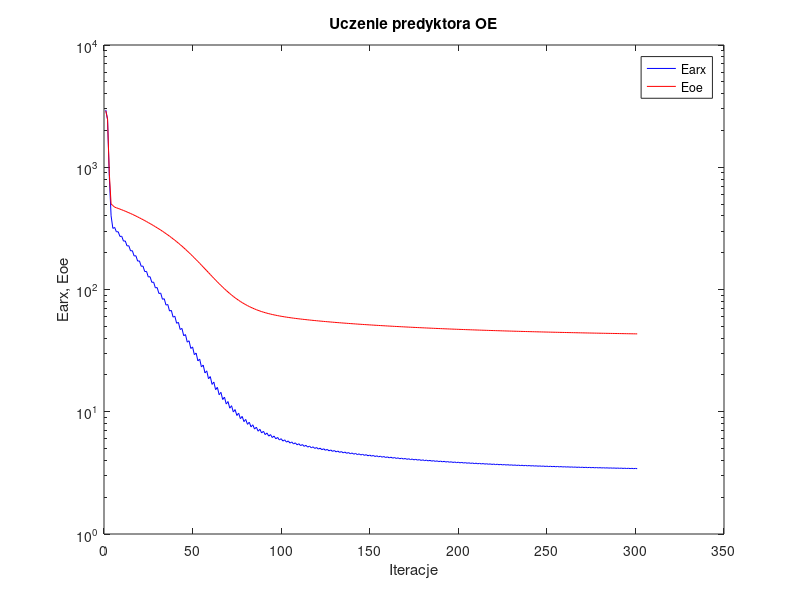
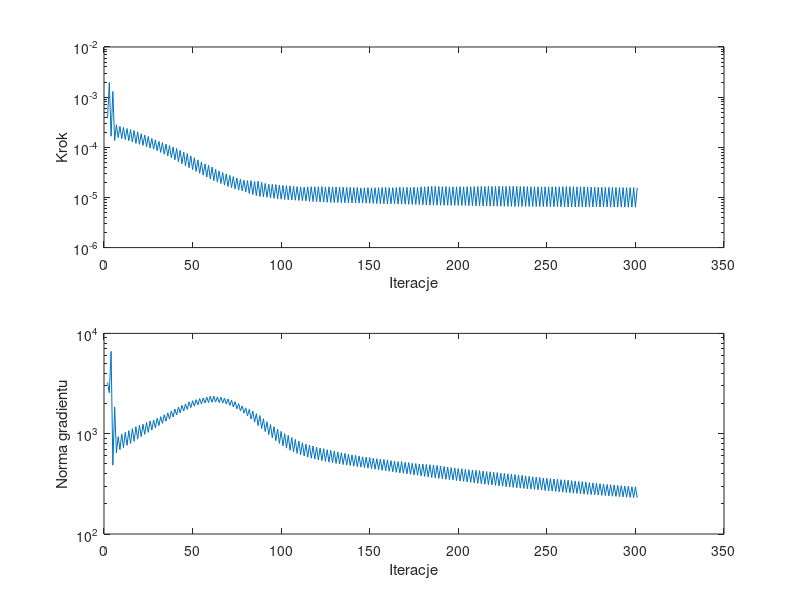

Reproduce these figures in MATLAB, in order.
%uczenie predyktora oe
clear all;
n=0; farx(n+1)=2.946027e+003; foe(n+1)=2.895260e+003; wspucz(n+1)=0.000000e+000; ng(n+1)=0.000000e+000;
n=1; farx(n+1)=2.458998e+003; foe(n+1)=2.477420e+003; krok(n+1)=3.831728e-004; ng(n+1)=3.235503e+003;
n=2; farx(n+1)=8.384399e+002; foe(n+1)=8.890699e+002; krok(n+1)=1.956257e-003; ng(n+1)=2.552821e+003;
n=3; farx(n+1)=4.005467e+002; foe(n+1)=5.009176e+002; krok(n+1)=1.661929e-004; ng(n+1)=6.611994e+003;
n=4; farx(n+1)=3.161725e+002; foe(n+1)=4.859764e+002; krok(n+1)=1.297613e-003; ng(n+1)=4.853913e+002;
n=5; farx(n+1)=3.221317e+002; foe(n+1)=4.716738e+002; krok(n+1)=1.360192e-004; ng(n+1)=1.848003e+003;
n=6; farx(n+1)=2.961768e+002; foe(n+1)=4.660204e+002; krok(n+1)=2.814089e-004; ng(n+1)=6.461209e+002;
n=7; farx(n+1)=2.970435e+002; foe(n+1)=4.605081e+002; krok(n+1)=1.562643e-004; ng(n+1)=9.350529e+002;
n=8; farx(n+1)=2.715529e+002; foe(n+1)=4.547055e+002; krok(n+1)=2.625683e-004; ng(n+1)=6.931347e+002;
n=9; farx(n+1)=2.726833e+002; foe(n+1)=4.490102e+002; krok(n+1)=1.491544e-004; ng(n+1)=9.929933e+002;
n=10; farx(n+1)=2.487115e+002; foe(n+1)=4.429759e+002; krok(n+1)=2.493753e-004; ng(n+1)=7.271620e+002;
n=11; farx(n+1)=2.496893e+002; foe(n+1)=4.370826e+002; krok(n+1)=1.426144e-004; ng(n+1)=1.032681e+003;
n=12; farx(n+1)=2.272248e+002; foe(n+1)=4.308611e+002; krok(n+1)=2.361618e-004; ng(n+1)=7.647194e+002;
n=13; farx(n+1)=2.280988e+002; foe(n+1)=4.247863e+002; krok(n+1)=1.351337e-004; ng(n+1)=1.074680e+003;
n=14; farx(n+1)=2.069819e+002; foe(n+1)=4.183703e+002; krok(n+1)=2.263251e-004; ng(n+1)=7.998548e+002;
n=15; farx(n+1)=2.078411e+002; foe(n+1)=4.121164e+002; krok(n+1)=1.270414e-004; ng(n+1)=1.123296e+003;
n=16; farx(n+1)=1.880369e+002; foe(n+1)=4.055234e+002; krok(n+1)=2.171131e-004; ng(n+1)=8.386886e+002;
n=17; farx(n+1)=1.889251e+002; foe(n+1)=3.991153e+002; krok(n+1)=1.197023e-004; ng(n+1)=1.174243e+003;
n=18; farx(n+1)=1.706316e+002; foe(n+1)=3.924203e+002; krok(n+1)=2.036368e-004; ng(n+1)=8.835803e+002;
n=19; farx(n+1)=1.714851e+002; foe(n+1)=3.859484e+002; krok(n+1)=1.144049e-004; ng(n+1)=1.212993e+003;
n=20; farx(n+1)=1.547925e+002; foe(n+1)=3.792516e+002; krok(n+1)=1.864955e-004; ng(n+1)=9.351453e+002;
n=21; farx(n+1)=1.555348e+002; foe(n+1)=3.727820e+002; krok(n+1)=1.090775e-004; ng(n+1)=1.241249e+003;
n=22; farx(n+1)=1.400651e+002; foe(n+1)=3.660504e+002; krok(n+1)=1.752601e-004; ng(n+1)=9.838931e+002;
n=23; farx(n+1)=1.408401e+002; foe(n+1)=3.595239e+002; krok(n+1)=1.022605e-004; ng(n+1)=1.290477e+003;
n=24; farx(n+1)=1.265401e+002; foe(n+1)=3.527501e+002; krok(n+1)=1.646626e-004; ng(n+1)=1.032385e+003;
n=25; farx(n+1)=1.273577e+002; foe(n+1)=3.461972e+002; krok(n+1)=9.675577e-005; ng(n+1)=1.337610e+003;
n=26; farx(n+1)=1.143593e+002; foe(n+1)=3.394660e+002; krok(n+1)=1.497533e-004; ng(n+1)=1.089200e+003;
n=27; farx(n+1)=1.150833e+002; foe(n+1)=3.329685e+002; krok(n+1)=9.144347e-005; ng(n+1)=1.365035e+003;
n=28; farx(n+1)=1.030421e+002; foe(n+1)=3.262106e+002; krok(n+1)=1.408798e-004; ng(n+1)=1.143815e+003;
n=29; farx(n+1)=1.038213e+002; foe(n+1)=3.196897e+002; krok(n+1)=8.528034e-005; ng(n+1)=1.421143e+003;
n=30; farx(n+1)=9.270763e+001; foe(n+1)=3.129344e+002; krok(n+1)=1.312842e-004; ng(n+1)=1.205570e+003;
n=31; farx(n+1)=9.351349e+001; foe(n+1)=3.064061e+002; krok(n+1)=7.910691e-005; ng(n+1)=1.477974e+003;
n=32; farx(n+1)=8.318147e+001; foe(n+1)=2.996257e+002; krok(n+1)=1.239407e-004; ng(n+1)=1.267663e+003;
n=33; farx(n+1)=8.405968e+001; foe(n+1)=2.930565e+002; krok(n+1)=7.278913e-005; ng(n+1)=1.549904e+003;
n=34; farx(n+1)=7.453605e+001; foe(n+1)=2.862613e+002; krok(n+1)=1.155909e-004; ng(n+1)=1.332978e+003;
n=35; farx(n+1)=7.542934e+001; foe(n+1)=2.796963e+002; krok(n+1)=6.703667e-005; ng(n+1)=1.613072e+003;
n=36; farx(n+1)=6.664579e+001; foe(n+1)=2.728730e+002; krok(n+1)=1.081387e-004; ng(n+1)=1.398647e+003;
n=37; farx(n+1)=6.756186e+001; foe(n+1)=2.663129e+002; krok(n+1)=6.158863e-005; ng(n+1)=1.681508e+003;
n=38; farx(n+1)=5.944705e+001; foe(n+1)=2.594828e+002; krok(n+1)=1.011842e-004; ng(n+1)=1.467338e+003;
n=39; farx(n+1)=6.039779e+001; foe(n+1)=2.529153e+002; krok(n+1)=5.618497e-005; ng(n+1)=1.760165e+003;
n=40; farx(n+1)=5.291844e+001; foe(n+1)=2.460813e+002; krok(n+1)=9.458811e-005; ng(n+1)=1.536447e+003;
n=41; farx(n+1)=5.391169e+001; foe(n+1)=2.395244e+002; krok(n+1)=5.161420e-005; ng(n+1)=1.840966e+003;
n=42; farx(n+1)=4.706748e+001; foe(n+1)=2.327936e+002; krok(n+1)=8.669030e-005; ng(n+1)=1.614236e+003;
n=43; farx(n+1)=4.806162e+001; foe(n+1)=2.262813e+002; krok(n+1)=4.687315e-005; ng(n+1)=1.918942e+003;
n=44; farx(n+1)=4.183022e+001; foe(n+1)=2.195697e+002; krok(n+1)=8.029770e-005; ng(n+1)=1.680780e+003;
n=45; farx(n+1)=4.280053e+001; foe(n+1)=2.131686e+002; krok(n+1)=4.279756e-005; ng(n+1)=1.983265e+003;
n=46; farx(n+1)=3.708763e+001; foe(n+1)=2.065306e+002; krok(n+1)=7.492449e-005; ng(n+1)=1.747430e+003;
n=47; farx(n+1)=3.808444e+001; foe(n+1)=2.002045e+002; krok(n+1)=3.906606e-005; ng(n+1)=2.076434e+003;
n=48; farx(n+1)=3.294864e+001; foe(n+1)=1.937745e+002; krok(n+1)=6.756225e-005; ng(n+1)=1.820231e+003;
n=49; farx(n+1)=3.390824e+001; foe(n+1)=1.876476e+002; krok(n+1)=3.584012e-005; ng(n+1)=2.132158e+003;
n=50; farx(n+1)=2.929120e+001; foe(n+1)=1.814098e+002; krok(n+1)=6.158863e-005; ng(n+1)=1.881559e+003;
n=51; farx(n+1)=3.021858e+001; foe(n+1)=1.755130e+002; krok(n+1)=3.298238e-005; ng(n+1)=2.183273e+003;
n=52; farx(n+1)=2.606113e+001; foe(n+1)=1.695389e+002; krok(n+1)=5.618446e-005; ng(n+1)=1.938945e+003;
n=53; farx(n+1)=2.696476e+001; foe(n+1)=1.638805e+002; krok(n+1)=3.023762e-005; ng(n+1)=2.239984e+003;
n=54; farx(n+1)=2.325381e+001; foe(n+1)=1.582002e+002; krok(n+1)=5.100600e-005; ng(n+1)=1.986044e+003;
n=55; farx(n+1)=2.411181e+001; foe(n+1)=1.528506e+002; krok(n+1)=2.787966e-005; ng(n+1)=2.268282e+003;
n=56; farx(n+1)=2.078329e+001; foe(n+1)=1.474917e+002; krok(n+1)=4.685521e-005; ng(n+1)=2.024073e+003;
n=57; farx(n+1)=2.160405e+001; foe(n+1)=1.424454e+002; krok(n+1)=2.550300e-005; ng(n+1)=2.312145e+003;
n=58; farx(n+1)=1.860481e+001; foe(n+1)=1.374069e+002; krok(n+1)=4.381503e-005; ng(n+1)=2.045213e+003;
n=59; farx(n+1)=1.940133e+001; foe(n+1)=1.326607e+002; krok(n+1)=2.330940e-005; ng(n+1)=2.365485e+003;
n=60; farx(n+1)=1.673773e+001; foe(n+1)=1.279888e+002; krok(n+1)=4.037383e-005; ng(n+1)=2.057241e+003;
n=61; farx(n+1)=1.749162e+001; foe(n+1)=1.236184e+002; krok(n+1)=2.167257e-005; ng(n+1)=2.368688e+003;
n=62; farx(n+1)=1.515514e+001; foe(n+1)=1.193696e+002; krok(n+1)=3.651596e-005; ng(n+1)=2.064831e+003;
n=63; farx(n+1)=1.584463e+001; foe(n+1)=1.154201e+002; krok(n+1)=2.027520e-005; ng(n+1)=2.326555e+003;
n=64; farx(n+1)=1.377433e+001; foe(n+1)=1.115639e+002; krok(n+1)=3.387548e-005; ng(n+1)=2.048432e+003;
n=65; farx(n+1)=1.441942e+001; foe(n+1)=1.079899e+002; krok(n+1)=1.890200e-005; ng(n+1)=2.303389e+003;
n=66; farx(n+1)=1.258951e+001; foe(n+1)=1.045293e+002; krok(n+1)=3.145966e-005; ng(n+1)=2.019138e+003;
n=67; farx(n+1)=1.318766e+001; foe(n+1)=1.013266e+002; krok(n+1)=1.765974e-005; ng(n+1)=2.266154e+003;
n=68; farx(n+1)=1.156841e+001; foe(n+1)=9.824037e+001; krok(n+1)=2.952022e-005; ng(n+1)=1.972497e+003;
n=69; farx(n+1)=1.212407e+001; foe(n+1)=9.538866e+001; krok(n+1)=1.653919e-005; ng(n+1)=2.221724e+003;
n=70; farx(n+1)=1.069701e+001; foe(n+1)=9.266251e+001; krok(n+1)=2.769106e-005; ng(n+1)=1.914470e+003;
n=71; farx(n+1)=1.120849e+001; foe(n+1)=9.015029e+001; krok(n+1)=1.558957e-005; ng(n+1)=2.157593e+003;
n=72; farx(n+1)=9.951611e+000; foe(n+1)=8.776263e+001; krok(n+1)=2.605170e-005; ng(n+1)=1.846808e+003;
n=73; farx(n+1)=1.042104e+001; foe(n+1)=8.556507e+001; krok(n+1)=1.476011e-005; ng(n+1)=2.083094e+003;
n=74; farx(n+1)=9.317613e+000; foe(n+1)=8.348903e+001; krok(n+1)=2.449700e-005; ng(n+1)=1.771399e+003;
n=75; farx(n+1)=9.743951e+000; foe(n+1)=8.158354e+001; krok(n+1)=1.404611e-005; ng(n+1)=1.993330e+003;
n=76; farx(n+1)=8.777216e+000; foe(n+1)=7.978490e+001; krok(n+1)=2.310648e-005; ng(n+1)=1.687994e+003;
n=77; farx(n+1)=9.162435e+000; foe(n+1)=7.814376e+001; krok(n+1)=1.346311e-005; ng(n+1)=1.893234e+003;
n=78; farx(n+1)=8.305958e+000; foe(n+1)=7.659424e+001; krok(n+1)=2.206044e-005; ng(n+1)=1.602626e+003;
n=79; farx(n+1)=8.657098e+000; foe(n+1)=7.517314e+001; krok(n+1)=1.277945e-005; ng(n+1)=1.810293e+003;
n=80; farx(n+1)=7.888455e+000; foe(n+1)=7.383010e+001; krok(n+1)=2.167257e-005; ng(n+1)=1.505967e+003;
n=81; farx(n+1)=8.212282e+000; foe(n+1)=7.258873e+001; krok(n+1)=1.197415e-005; ng(n+1)=1.748237e+003;
n=82; farx(n+1)=7.522340e+000; foe(n+1)=7.141299e+001; krok(n+1)=2.167257e-005; ng(n+1)=1.398681e+003;
n=83; farx(n+1)=7.824176e+000; foe(n+1)=7.033052e+001; krok(n+1)=1.138585e-005; ng(n+1)=1.682205e+003;
n=84; farx(n+1)=7.213670e+000; foe(n+1)=6.932170e+001; krok(n+1)=2.092147e-005; ng(n+1)=1.306176e+003;
n=85; farx(n+1)=7.483552e+000; foe(n+1)=6.839364e+001; krok(n+1)=1.085468e-005; ng(n+1)=1.585940e+003;
n=86; farx(n+1)=6.932724e+000; foe(n+1)=6.750871e+001; krok(n+1)=2.109655e-005; ng(n+1)=1.203619e+003;
n=87; farx(n+1)=7.186183e+000; foe(n+1)=6.669792e+001; krok(n+1)=1.046074e-005; ng(n+1)=1.519509e+003;
n=88; farx(n+1)=6.701884e+000; foe(n+1)=6.594718e+001; krok(n+1)=1.995189e-005; ng(n+1)=1.124042e+003;
n=89; farx(n+1)=6.929320e+000; foe(n+1)=6.525791e+001; krok(n+1)=1.029142e-005; ng(n+1)=1.410612e+003;
n=90; farx(n+1)=6.498952e+000; foe(n+1)=6.461620e+001; krok(n+1)=1.903096e-005; ng(n+1)=1.050289e+003;
n=91; farx(n+1)=6.704437e+000; foe(n+1)=6.402317e+001; krok(n+1)=1.009346e-005; ng(n+1)=1.316584e+003;
n=92; farx(n+1)=6.318174e+000; foe(n+1)=6.346665e+001; krok(n+1)=1.843074e-005; ng(n+1)=9.810595e+002;
n=93; farx(n+1)=6.504738e+000; foe(n+1)=6.295033e+001; krok(n+1)=9.841122e-006; ng(n+1)=1.236094e+003;
n=94; farx(n+1)=6.152853e+000; foe(n+1)=6.245908e+001; krok(n+1)=1.829642e-005; ng(n+1)=9.118849e+002;
n=95; farx(n+1)=6.326282e+000; foe(n+1)=6.200166e+001; krok(n+1)=9.584848e-006; ng(n+1)=1.174809e+003;
n=96; farx(n+1)=6.005600e+000; foe(n+1)=6.156706e+001; krok(n+1)=1.801245e-005; ng(n+1)=8.515740e+002;
n=97; farx(n+1)=6.166599e+000; foe(n+1)=6.116066e+001; krok(n+1)=9.399927e-006; ng(n+1)=1.113126e+003;
n=98; farx(n+1)=5.873149e+000; foe(n+1)=6.077426e+001; krok(n+1)=1.767686e-005; ng(n+1)=8.002288e+002;
n=99; farx(n+1)=6.022767e+000; foe(n+1)=6.041067e+001; krok(n+1)=9.233149e-006; ng(n+1)=1.055905e+003;
n=100; farx(n+1)=5.753408e+000; foe(n+1)=6.006326e+001; krok(n+1)=1.738167e-005; ng(n+1)=7.559865e+002;
n=101; farx(n+1)=5.892901e+000; foe(n+1)=5.973584e+001; krok(n+1)=9.109987e-006; ng(n+1)=1.002670e+003;
n=102; farx(n+1)=5.642481e+000; foe(n+1)=5.942154e+001; krok(n+1)=1.720017e-005; ng(n+1)=7.181410e+002;
n=103; farx(n+1)=5.774079e+000; foe(n+1)=5.912200e+001; krok(n+1)=8.935769e-006; ng(n+1)=9.611340e+002;
n=104; farx(n+1)=5.542250e+000; foe(n+1)=5.883351e+001; krok(n+1)=1.700060e-005; ng(n+1)=6.840204e+002;
n=105; farx(n+1)=5.666091e+000; foe(n+1)=5.855966e+001; krok(n+1)=8.865531e-006; ng(n+1)=9.166272e+002;
n=106; farx(n+1)=5.450099e+000; foe(n+1)=5.829524e+001; krok(n+1)=1.666649e-005; ng(n+1)=6.580302e+002;
n=107; farx(n+1)=5.567186e+000; foe(n+1)=5.804271e+001; krok(n+1)=8.799185e-006; ng(n+1)=8.775925e+002;
n=108; farx(n+1)=5.364282e+000; foe(n+1)=5.779818e+001; krok(n+1)=1.643953e-005; ng(n+1)=6.361474e+002;
n=109; farx(n+1)=5.475942e+000; foe(n+1)=5.756278e+001; krok(n+1)=8.718949e-006; ng(n+1)=8.452849e+002;
n=110; farx(n+1)=5.284999e+000; foe(n+1)=5.733483e+001; krok(n+1)=1.621284e-005; ng(n+1)=6.164526e+002;
n=111; farx(n+1)=5.391371e+000; foe(n+1)=5.711449e+001; krok(n+1)=8.648025e-006; ng(n+1)=8.145754e+002;
n=112; farx(n+1)=5.211048e+000; foe(n+1)=5.690023e+001; krok(n+1)=1.604172e-005; ng(n+1)=5.993949e+002;
n=113; farx(n+1)=5.312234e+000; foe(n+1)=5.669281e+001; krok(n+1)=8.546025e-006; ng(n+1)=7.869208e+002;
n=114; farx(n+1)=5.139595e+000; foe(n+1)=5.648879e+001; krok(n+1)=1.621284e-005; ng(n+1)=5.836422e+002;
n=115; farx(n+1)=5.237467e+000; foe(n+1)=5.629038e+001; krok(n+1)=8.379583e-006; ng(n+1)=7.700027e+002;
n=116; farx(n+1)=5.072307e+000; foe(n+1)=5.609451e+001; krok(n+1)=1.641304e-005; ng(n+1)=5.696450e+002;
n=117; farx(n+1)=5.167409e+000; foe(n+1)=5.590449e+001; krok(n+1)=8.287718e-006; ng(n+1)=7.537205e+002;
n=118; farx(n+1)=5.009658e+000; foe(n+1)=5.571803e+001; krok(n+1)=1.632874e-005; ng(n+1)=5.583908e+002;
n=119; farx(n+1)=5.101328e+000; foe(n+1)=5.553639e+001; krok(n+1)=8.206521e-006; ng(n+1)=7.362601e+002;
n=120; farx(n+1)=4.950306e+000; foe(n+1)=5.535748e+001; krok(n+1)=1.633809e-005; ng(n+1)=5.479104e+002;
n=121; farx(n+1)=5.038895e+000; foe(n+1)=5.518322e+001; krok(n+1)=8.129247e-006; ng(n+1)=7.208388e+002;
n=122; farx(n+1)=4.893512e+000; foe(n+1)=5.501114e+001; krok(n+1)=1.641052e-005; ng(n+1)=5.382125e+002;
n=123; farx(n+1)=4.979848e+000; foe(n+1)=5.484290e+001; krok(n+1)=8.059117e-006; ng(n+1)=7.091070e+002;
n=124; farx(n+1)=4.840871e+000; foe(n+1)=5.467776e+001; krok(n+1)=1.625849e-005; ng(n+1)=5.295374e+002;
n=125; farx(n+1)=4.923844e+000; foe(n+1)=5.451656e+001; krok(n+1)=8.010217e-006; ng(n+1)=6.923729e+002;
n=126; farx(n+1)=4.789737e+000; foe(n+1)=5.435686e+001; krok(n+1)=1.634484e-005; ng(n+1)=5.207534e+002;
n=127; farx(n+1)=4.870825e+000; foe(n+1)=5.420072e+001; krok(n+1)=7.964158e-006; ng(n+1)=6.821980e+002;
n=128; farx(n+1)=4.741704e+000; foe(n+1)=5.404745e+001; krok(n+1)=1.621284e-005; ng(n+1)=5.137063e+002;
n=129; farx(n+1)=4.820212e+000; foe(n+1)=5.389671e+001; krok(n+1)=7.909320e-006; ng(n+1)=6.702071e+002;
n=130; farx(n+1)=4.696567e+000; foe(n+1)=5.374818e+001; krok(n+1)=1.611741e-005; ng(n+1)=5.057604e+002;
n=131; farx(n+1)=4.772446e+000; foe(n+1)=5.360337e+001; krok(n+1)=7.918258e-006; ng(n+1)=6.555886e+002;
n=132; farx(n+1)=4.653076e+000; foe(n+1)=5.346067e+001; krok(n+1)=1.596631e-005; ng(n+1)=4.999437e+002;
n=133; farx(n+1)=4.726626e+000; foe(n+1)=5.332052e+001; krok(n+1)=7.866658e-006; ng(n+1)=6.451922e+002;
n=134; farx(n+1)=4.611129e+000; foe(n+1)=5.318184e+001; krok(n+1)=1.602405e-005; ng(n+1)=4.928171e+002;
n=135; farx(n+1)=4.682918e+000; foe(n+1)=5.304572e+001; krok(n+1)=7.829941e-006; ng(n+1)=6.368592e+002;
n=136; farx(n+1)=4.571709e+000; foe(n+1)=5.291168e+001; krok(n+1)=1.588017e-005; ng(n+1)=4.868067e+002;
n=137; farx(n+1)=4.641173e+000; foe(n+1)=5.278026e+001; krok(n+1)=7.815812e-006; ng(n+1)=6.251378e+002;
n=138; farx(n+1)=4.533662e+000; foe(n+1)=5.265040e+001; krok(n+1)=1.581864e-005; ng(n+1)=4.809418e+002;
n=139; farx(n+1)=4.601230e+000; foe(n+1)=5.252298e+001; krok(n+1)=7.792977e-006; ng(n+1)=6.160667e+002;
n=140; farx(n+1)=4.497066e+000; foe(n+1)=5.239720e+001; krok(n+1)=1.576802e-005; ng(n+1)=4.753680e+002;
n=141; farx(n+1)=4.562747e+000; foe(n+1)=5.227341e+001; krok(n+1)=7.745883e-006; ng(n+1)=6.081471e+002;
n=142; farx(n+1)=4.461831e+000; foe(n+1)=5.215085e+001; krok(n+1)=1.580519e-005; ng(n+1)=4.691250e+002;
n=143; farx(n+1)=4.526113e+000; foe(n+1)=5.203050e+001; krok(n+1)=7.746296e-006; ng(n+1)=6.005824e+002;
n=144; farx(n+1)=4.429055e+000; foe(n+1)=5.191250e+001; krok(n+1)=1.549177e-005; ng(n+1)=4.648326e+002;
n=145; farx(n+1)=4.490856e+000; foe(n+1)=5.179664e+001; krok(n+1)=7.745883e-006; ng(n+1)=5.879397e+002;
n=146; farx(n+1)=4.396234e+000; foe(n+1)=5.168170e+001; krok(n+1)=1.558957e-005; ng(n+1)=4.590564e+002;
n=147; farx(n+1)=4.456697e+000; foe(n+1)=5.156837e+001; krok(n+1)=7.676118e-006; ng(n+1)=5.835761e+002;
n=148; farx(n+1)=4.364827e+000; foe(n+1)=5.145603e+001; krok(n+1)=1.567018e-005; ng(n+1)=4.529589e+002;
n=149; farx(n+1)=4.423900e+000; foe(n+1)=5.134562e+001; krok(n+1)=7.649935e-006; ng(n+1)=5.772099e+002;
n=150; farx(n+1)=4.334880e+000; foe(n+1)=5.123658e+001; krok(n+1)=1.558595e-005; ng(n+1)=4.479622e+002;
n=151; farx(n+1)=4.392255e+000; foe(n+1)=5.112937e+001; krok(n+1)=7.626235e-006; ng(n+1)=5.691764e+002;
n=152; farx(n+1)=4.305723e+000; foe(n+1)=5.102313e+001; krok(n+1)=1.560740e-005; ng(n+1)=4.426095e+002;
n=153; farx(n+1)=4.361650e+000; foe(n+1)=5.091864e+001; krok(n+1)=7.585237e-006; ng(n+1)=5.630589e+002;
n=154; farx(n+1)=4.277437e+000; foe(n+1)=5.081494e+001; krok(n+1)=1.567018e-005; ng(n+1)=4.371567e+002;
n=155; farx(n+1)=4.331994e+000; foe(n+1)=5.071296e+001; krok(n+1)=7.535405e-006; ng(n+1)=5.576515e+002;
n=156; farx(n+1)=4.249804e+000; foe(n+1)=5.061155e+001; krok(n+1)=1.580481e-005; ng(n+1)=4.315904e+002;
n=157; farx(n+1)=4.303292e+000; foe(n+1)=5.051169e+001; krok(n+1)=7.486185e-006; ng(n+1)=5.537953e+002;
n=158; farx(n+1)=4.223313e+000; foe(n+1)=5.041281e+001; krok(n+1)=1.583652e-005; ng(n+1)=4.264812e+002;
n=159; farx(n+1)=4.275670e+000; foe(n+1)=5.031538e+001; krok(n+1)=7.471755e-006; ng(n+1)=5.481799e+002;
n=160; farx(n+1)=4.198386e+000; foe(n+1)=5.021952e+001; krok(n+1)=1.564369e-005; ng(n+1)=4.222018e+002;
n=161; farx(n+1)=4.249001e+000; foe(n+1)=5.012530e+001; krok(n+1)=7.470954e-006; ng(n+1)=5.385940e+002;
n=162; farx(n+1)=4.173709e+000; foe(n+1)=5.003183e+001; krok(n+1)=1.567018e-005; ng(n+1)=4.173783e+002;
n=163; farx(n+1)=4.223185e+000; foe(n+1)=4.993983e+001; krok(n+1)=7.440373e-006; ng(n+1)=5.334459e+002;
n=164; farx(n+1)=4.150017e+000; foe(n+1)=4.984873e+001; krok(n+1)=1.564369e-005; ng(n+1)=4.126932e+002;
n=165; farx(n+1)=4.197948e+000; foe(n+1)=4.975916e+001; krok(n+1)=7.381362e-006; ng(n+1)=5.270172e+002;
n=166; farx(n+1)=4.126087e+000; foe(n+1)=4.966926e+001; krok(n+1)=1.599777e-005; ng(n+1)=4.066894e+002;
n=167; farx(n+1)=4.173594e+000; foe(n+1)=4.958086e+001; krok(n+1)=7.334139e-006; ng(n+1)=5.265589e+002;
n=168; farx(n+1)=4.103933e+000; foe(n+1)=4.949365e+001; krok(n+1)=1.584198e-005; ng(n+1)=4.026826e+002;
n=169; farx(n+1)=4.150015e+000; foe(n+1)=4.940789e+001; krok(n+1)=7.325937e-006; ng(n+1)=5.186243e+002;
n=170; farx(n+1)=4.081864e+000; foe(n+1)=4.932280e+001; krok(n+1)=1.592832e-005; ng(n+1)=3.981477e+002;
n=171; farx(n+1)=4.127239e+000; foe(n+1)=4.923869e+001; krok(n+1)=7.304702e-006; ng(n+1)=5.154250e+002;
n=172; farx(n+1)=4.061238e+000; foe(n+1)=4.915619e+001; krok(n+1)=1.572983e-005; ng(n+1)=3.944056e+002;
n=173; farx(n+1)=4.104938e+000; foe(n+1)=4.907472e+001; krok(n+1)=7.265431e-006; ng(n+1)=5.069628e+002;
n=174; farx(n+1)=4.040352e+000; foe(n+1)=4.899319e+001; krok(n+1)=1.602043e-005; ng(n+1)=3.887169e+002;
n=175; farx(n+1)=4.083587e+000; foe(n+1)=4.891312e+001; krok(n+1)=7.258975e-006; ng(n+1)=5.045808e+002;
n=176; farx(n+1)=4.020964e+000; foe(n+1)=4.883455e+001; krok(n+1)=1.572983e-005; ng(n+1)=3.857464e+002;
n=177; farx(n+1)=4.062520e+000; foe(n+1)=4.875698e+001; krok(n+1)=7.204914e-006; ng(n+1)=4.963493e+002;
n=178; farx(n+1)=4.000683e+000; foe(n+1)=4.867886e+001; krok(n+1)=1.625776e-005; ng(n+1)=3.796944e+002;
n=179; farx(n+1)=4.041994e+000; foe(n+1)=4.860177e+001; krok(n+1)=7.122056e-006; ng(n+1)=4.983285e+002;
n=180; farx(n+1)=3.981737e+000; foe(n+1)=4.852529e+001; krok(n+1)=1.631013e-005; ng(n+1)=3.752315e+002;
n=181; farx(n+1)=4.022018e+000; foe(n+1)=4.845001e+001; krok(n+1)=7.086051e-006; ng(n+1)=4.933444e+002;
n=182; farx(n+1)=3.962960e+000; foe(n+1)=4.837499e+001; krok(n+1)=1.649003e-005; ng(n+1)=3.706655e+002;
n=183; farx(n+1)=4.002490e+000; foe(n+1)=4.830095e+001; krok(n+1)=7.026980e-006; ng(n+1)=4.910480e+002;
n=184; farx(n+1)=3.944723e+000; foe(n+1)=4.822720e+001; krok(n+1)=1.666809e-005; ng(n+1)=3.659836e+002;
n=185; farx(n+1)=3.983557e+000; foe(n+1)=4.815454e+001; krok(n+1)=6.997257e-006; ng(n+1)=4.879151e+002;
n=186; farx(n+1)=3.927267e+000; foe(n+1)=4.808266e+001; krok(n+1)=1.663763e-005; ng(n+1)=3.621221e+002;
n=187; farx(n+1)=3.965222e+000; foe(n+1)=4.801176e+001; krok(n+1)=6.986434e-006; ng(n+1)=4.826913e+002;
n=188; farx(n+1)=3.910485e+000; foe(n+1)=4.794178e+001; krok(n+1)=1.654527e-005; ng(n+1)=3.584446e+002;
n=189; farx(n+1)=3.947497e+000; foe(n+1)=4.787278e+001; krok(n+1)=6.986434e-006; ng(n+1)=4.764957e+002;
n=190; farx(n+1)=3.894322e+000; foe(n+1)=4.780472e+001; krok(n+1)=1.641304e-005; ng(n+1)=3.549333e+002;
n=191; farx(n+1)=3.930275e+000; foe(n+1)=4.773767e+001; krok(n+1)=6.975132e-006; ng(n+1)=4.698118e+002;
n=192; farx(n+1)=3.878376e+000; foe(n+1)=4.767103e+001; krok(n+1)=1.645830e-005; ng(n+1)=3.509599e+002;
n=193; farx(n+1)=3.913645e+000; foe(n+1)=4.760547e+001; krok(n+1)=6.971762e-006; ng(n+1)=4.654245e+002;
n=194; farx(n+1)=3.863268e+000; foe(n+1)=4.754080e+001; krok(n+1)=1.625849e-005; ng(n+1)=3.479441e+002;
n=195; farx(n+1)=3.897522e+000; foe(n+1)=4.747718e+001; krok(n+1)=6.975132e-006; ng(n+1)=4.582913e+002;
n=196; farx(n+1)=3.848171e+000; foe(n+1)=4.741406e+001; krok(n+1)=1.630239e-005; ng(n+1)=3.444999e+002;
n=197; farx(n+1)=3.881780e+000; foe(n+1)=4.735161e+001; krok(n+1)=6.939469e-006; ng(n+1)=4.552695e+002;
n=198; farx(n+1)=3.833694e+000; foe(n+1)=4.728975e+001; krok(n+1)=1.631013e-005; ng(n+1)=3.407809e+002;
n=199; farx(n+1)=3.866497e+000; foe(n+1)=4.722881e+001; krok(n+1)=6.925078e-006; ng(n+1)=4.501529e+002;
n=200; farx(n+1)=3.819442e+000; foe(n+1)=4.716831e+001; krok(n+1)=1.635753e-005; ng(n+1)=3.372852e+002;
n=201; farx(n+1)=3.851702e+000; foe(n+1)=4.710855e+001; krok(n+1)=6.917402e-006; ng(n+1)=4.467105e+002;
n=202; farx(n+1)=3.805851e+000; foe(n+1)=4.704978e+001; krok(n+1)=1.621284e-005; ng(n+1)=3.344647e+002;
n=203; farx(n+1)=3.837220e+000; foe(n+1)=4.699155e+001; krok(n+1)=6.891598e-006; ng(n+1)=4.411981e+002;
n=204; farx(n+1)=3.792398e+000; foe(n+1)=4.693367e+001; krok(n+1)=1.633809e-005; ng(n+1)=3.305361e+002;
n=205; farx(n+1)=3.823151e+000; foe(n+1)=4.687660e+001; krok(n+1)=6.869231e-006; ng(n+1)=4.375955e+002;
n=206; farx(n+1)=3.779356e+000; foe(n+1)=4.681998e+001; krok(n+1)=1.634484e-005; ng(n+1)=3.272293e+002;
n=207; farx(n+1)=3.809439e+000; foe(n+1)=4.676413e+001; krok(n+1)=6.846713e-006; ng(n+1)=4.335062e+002;
n=208; farx(n+1)=3.766494e+000; foe(n+1)=4.670862e+001; krok(n+1)=1.643953e-005; ng(n+1)=3.238211e+002;
n=209; farx(n+1)=3.796024e+000; foe(n+1)=4.665372e+001; krok(n+1)=6.807713e-006; ng(n+1)=4.309342e+002;
n=210; farx(n+1)=3.753980e+000; foe(n+1)=4.659916e+001; krok(n+1)=1.654527e-005; ng(n+1)=3.202581e+002;
n=211; farx(n+1)=3.782953e+000; foe(n+1)=4.654528e+001; krok(n+1)=6.780679e-006; ng(n+1)=4.278496e+002;
n=212; farx(n+1)=3.741853e+000; foe(n+1)=4.649180e+001; krok(n+1)=1.657544e-005; ng(n+1)=3.169769e+002;
n=213; farx(n+1)=3.770234e+000; foe(n+1)=4.643904e+001; krok(n+1)=6.763611e-006; ng(n+1)=4.240292e+002;
n=214; farx(n+1)=3.730059e+000; foe(n+1)=4.638671e+001; krok(n+1)=1.657544e-005; ng(n+1)=3.138986e+002;
n=215; farx(n+1)=3.757848e+000; foe(n+1)=4.633506e+001; krok(n+1)=6.746676e-006; ng(n+1)=4.201156e+002;
n=216; farx(n+1)=3.718456e+000; foe(n+1)=4.628381e+001; krok(n+1)=1.663384e-005; ng(n+1)=3.108713e+002;
n=217; farx(n+1)=3.745769e+000; foe(n+1)=4.623306e+001; krok(n+1)=6.723172e-006; ng(n+1)=4.174057e+002;
n=218; farx(n+1)=3.707375e+000; foe(n+1)=4.618290e+001; krok(n+1)=1.657544e-005; ng(n+1)=3.079402e+002;
n=219; farx(n+1)=3.734025e+000; foe(n+1)=4.613341e+001; krok(n+1)=6.715934e-006; ng(n+1)=4.123525e+002;
n=220; farx(n+1)=3.696366e+000; foe(n+1)=4.608426e+001; krok(n+1)=1.663384e-005; ng(n+1)=3.050023e+002;
n=221; farx(n+1)=3.722538e+000; foe(n+1)=4.603561e+001; krok(n+1)=6.685640e-006; ng(n+1)=4.097384e+002;
n=222; farx(n+1)=3.685736e+000; foe(n+1)=4.598734e+001; krok(n+1)=1.666649e-005; ng(n+1)=3.019101e+002;
n=223; farx(n+1)=3.711377e+000; foe(n+1)=4.593972e+001; krok(n+1)=6.676010e-006; ng(n+1)=4.058184e+002;
n=224; farx(n+1)=3.675339e+000; foe(n+1)=4.589251e+001; krok(n+1)=1.665862e-005; ng(n+1)=2.993130e+002;
n=225; farx(n+1)=3.700482e+000; foe(n+1)=4.584581e+001; krok(n+1)=6.656792e-006; ng(n+1)=4.024832e+002;
n=226; farx(n+1)=3.665283e+000; foe(n+1)=4.579952e+001; krok(n+1)=1.664416e-005; ng(n+1)=2.965584e+002;
n=227; farx(n+1)=3.689888e+000; foe(n+1)=4.575386e+001; krok(n+1)=6.649354e-006; ng(n+1)=3.982681e+002;
n=228; farx(n+1)=3.655381e+000; foe(n+1)=4.570854e+001; krok(n+1)=1.665862e-005; ng(n+1)=2.940047e+002;
n=229; farx(n+1)=3.679537e+000; foe(n+1)=4.566370e+001; krok(n+1)=6.627791e-006; ng(n+1)=3.953444e+002;
n=230; farx(n+1)=3.645783e+000; foe(n+1)=4.561923e+001; krok(n+1)=1.666809e-005; ng(n+1)=2.913455e+002;
n=231; farx(n+1)=3.669456e+000; foe(n+1)=4.557531e+001; krok(n+1)=6.616010e-006; ng(n+1)=3.916841e+002;
n=232; farx(n+1)=3.636447e+000; foe(n+1)=4.553173e+001; krok(n+1)=1.664416e-005; ng(n+1)=2.889188e+002;
n=233; farx(n+1)=3.659645e+000; foe(n+1)=4.548873e+001; krok(n+1)=6.608572e-006; ng(n+1)=3.878693e+002;
n=234; farx(n+1)=3.627379e+000; foe(n+1)=4.544608e+001; krok(n+1)=1.659073e-005; ng(n+1)=2.866123e+002;
n=235; farx(n+1)=3.650115e+000; foe(n+1)=4.540402e+001; krok(n+1)=6.609021e-006; ng(n+1)=3.838392e+002;
n=236; farx(n+1)=3.618582e+000; foe(n+1)=4.536236e+001; krok(n+1)=1.649119e-005; ng(n+1)=2.845221e+002;
n=237; farx(n+1)=3.640843e+000; foe(n+1)=4.532124e+001; krok(n+1)=6.609021e-006; ng(n+1)=3.796424e+002;
n=238; farx(n+1)=3.610013e+000; foe(n+1)=4.528049e+001; krok(n+1)=1.641304e-005; ng(n+1)=2.823885e+002;
n=239; farx(n+1)=3.631823e+000; foe(n+1)=4.524027e+001; krok(n+1)=6.609021e-006; ng(n+1)=3.756202e+002;
n=240; farx(n+1)=3.601662e+000; foe(n+1)=4.520042e+001; krok(n+1)=1.633809e-005; ng(n+1)=2.803096e+002;
n=241; farx(n+1)=3.623020e+000; foe(n+1)=4.516105e+001; krok(n+1)=6.601135e-006; ng(n+1)=3.717964e+002;
n=242; farx(n+1)=3.593452e+000; foe(n+1)=4.512193e+001; krok(n+1)=1.634484e-005; ng(n+1)=2.780456e+002;
n=243; farx(n+1)=3.614432e+000; foe(n+1)=4.508328e+001; krok(n+1)=6.589629e-006; ng(n+1)=3.688073e+002;
n=244; farx(n+1)=3.585481e+000; foe(n+1)=4.504493e+001; krok(n+1)=1.631013e-005; ng(n+1)=2.758916e+002;
n=245; farx(n+1)=3.606073e+000; foe(n+1)=4.500705e+001; krok(n+1)=6.587032e-006; ng(n+1)=3.653411e+002;
n=246; farx(n+1)=3.577698e+000; foe(n+1)=4.496952e+001; krok(n+1)=1.625776e-005; ng(n+1)=2.739083e+002;
n=247; farx(n+1)=3.597889e+000; foe(n+1)=4.493237e+001; krok(n+1)=6.571851e-006; ng(n+1)=3.621225e+002;
n=248; farx(n+1)=3.570036e+000; foe(n+1)=4.489544e+001; krok(n+1)=1.630719e-005; ng(n+1)=2.716155e+002;
n=249; farx(n+1)=3.589887e+000; foe(n+1)=4.485890e+001; krok(n+1)=6.553191e-006; ng(n+1)=3.596092e+002;
n=250; farx(n+1)=3.562559e+000; foe(n+1)=4.482259e+001; krok(n+1)=1.633361e-005; ng(n+1)=2.694073e+002;
n=251; farx(n+1)=3.582076e+000; foe(n+1)=4.478668e+001; krok(n+1)=6.541135e-006; ng(n+1)=3.568928e+002;
n=252; farx(n+1)=3.555260e+000; foe(n+1)=4.475105e+001; krok(n+1)=1.632874e-005; ng(n+1)=2.673634e+002;
n=253; farx(n+1)=3.574454e+000; foe(n+1)=4.471577e+001; krok(n+1)=6.532194e-006; ng(n+1)=3.541459e+002;
n=254; farx(n+1)=3.548141e+000; foe(n+1)=4.468083e+001; krok(n+1)=1.630239e-005; ng(n+1)=2.654198e+002;
n=255; farx(n+1)=3.567005e+000; foe(n+1)=4.464617e+001; krok(n+1)=6.522303e-006; ng(n+1)=3.513116e+002;
n=256; farx(n+1)=3.541235e+000; foe(n+1)=4.461188e+001; krok(n+1)=1.625776e-005; ng(n+1)=2.634402e+002;
n=257; farx(n+1)=3.559695e+000; foe(n+1)=4.457790e+001; krok(n+1)=6.503681e-006; ng(n+1)=3.479083e+002;
n=258; farx(n+1)=3.534308e+000; foe(n+1)=4.454401e+001; krok(n+1)=1.641052e-005; ng(n+1)=2.610765e+002;
n=259; farx(n+1)=3.552537e+000; foe(n+1)=4.451044e+001; krok(n+1)=6.476813e-006; ng(n+1)=3.466380e+002;
n=260; farx(n+1)=3.527650e+000; foe(n+1)=4.447708e+001; krok(n+1)=1.641304e-005; ng(n+1)=2.590012e+002;
n=261; farx(n+1)=3.545562e+000; foe(n+1)=4.444413e+001; krok(n+1)=6.473636e-006; ng(n+1)=3.436004e+002;
n=262; farx(n+1)=3.521145e+000; foe(n+1)=4.441143e+001; krok(n+1)=1.636503e-005; ng(n+1)=2.572094e+002;
n=263; farx(n+1)=3.538740e+000; foe(n+1)=4.437907e+001; krok(n+1)=6.464322e-006; ng(n+1)=3.407064e+002;
n=264; farx(n+1)=3.514767e+000; foe(n+1)=4.434692e+001; krok(n+1)=1.636503e-005; ng(n+1)=2.552857e+002;
n=265; farx(n+1)=3.532095e+000; foe(n+1)=4.431510e+001; krok(n+1)=6.462977e-006; ng(n+1)=3.380941e+002;
n=266; farx(n+1)=3.508603e+000; foe(n+1)=4.428364e+001; krok(n+1)=1.625776e-005; ng(n+1)=2.536736e+002;
n=267; farx(n+1)=3.525577e+000; foe(n+1)=4.425246e+001; krok(n+1)=6.453292e-006; ng(n+1)=3.347000e+002;
n=268; farx(n+1)=3.502490e+000; foe(n+1)=4.422142e+001; krok(n+1)=1.631013e-005; ng(n+1)=2.516451e+002;
n=269; farx(n+1)=3.519203e+000; foe(n+1)=4.419072e+001; krok(n+1)=6.439438e-006; ng(n+1)=3.324761e+002;
n=270; farx(n+1)=3.496529e+000; foe(n+1)=4.416019e+001; krok(n+1)=1.631013e-005; ng(n+1)=2.497928e+002;
n=271; farx(n+1)=3.512995e+000; foe(n+1)=4.412999e+001; krok(n+1)=6.439438e-006; ng(n+1)=3.299418e+002;
n=272; farx(n+1)=3.490872e+000; foe(n+1)=4.410010e+001; krok(n+1)=1.611741e-005; ng(n+1)=2.483709e+002;
n=273; farx(n+1)=3.506975e+000; foe(n+1)=4.407067e+001; krok(n+1)=6.464322e-006; ng(n+1)=3.251945e+002;
n=274; farx(n+1)=3.485213e+000; foe(n+1)=4.404146e+001; krok(n+1)=1.602405e-005; ng(n+1)=2.472231e+002;
n=275; farx(n+1)=3.501061e+000; foe(n+1)=4.401250e+001; krok(n+1)=6.453292e-006; ng(n+1)=3.228508e+002;
n=276; farx(n+1)=3.479707e+000; foe(n+1)=4.398374e+001; krok(n+1)=1.599777e-005; ng(n+1)=2.455926e+002;
n=277; farx(n+1)=3.495292e+000; foe(n+1)=4.395530e+001; krok(n+1)=6.453292e-006; ng(n+1)=3.200124e+002;
n=278; farx(n+1)=3.474286e+000; foe(n+1)=4.392706e+001; krok(n+1)=1.596631e-005; ng(n+1)=2.441818e+002;
n=279; farx(n+1)=3.489647e+000; foe(n+1)=4.389905e+001; krok(n+1)=6.447653e-006; ng(n+1)=3.178030e+002;
n=280; farx(n+1)=3.468992e+000; foe(n+1)=4.387132e+001; krok(n+1)=1.592832e-005; ng(n+1)=2.428040e+002;
n=281; farx(n+1)=3.484115e+000; foe(n+1)=4.384375e+001; krok(n+1)=6.439438e-006; ng(n+1)=3.154595e+002;
n=282; farx(n+1)=3.463898e+000; foe(n+1)=4.381644e+001; krok(n+1)=1.584198e-005; ng(n+1)=2.413354e+002;
n=283; farx(n+1)=3.478716e+000; foe(n+1)=4.378946e+001; krok(n+1)=6.445420e-006; ng(n+1)=3.118258e+002;
n=284; farx(n+1)=3.458812e+000; foe(n+1)=4.376260e+001; krok(n+1)=1.583652e-005; ng(n+1)=2.399447e+002;
n=285; farx(n+1)=3.473406e+000; foe(n+1)=4.373599e+001; krok(n+1)=6.427471e-006; ng(n+1)=3.098727e+002;
n=286; farx(n+1)=3.453824e+000; foe(n+1)=4.370946e+001; krok(n+1)=1.588017e-005; ng(n+1)=2.383031e+002;
n=287; farx(n+1)=3.468237e+000; foe(n+1)=4.368323e+001; krok(n+1)=6.429293e-006; ng(n+1)=3.078618e+002;
n=288; farx(n+1)=3.448989e+000; foe(n+1)=4.365724e+001; krok(n+1)=1.577348e-005; ng(n+1)=2.372508e+002;
n=289; farx(n+1)=3.463172e+000; foe(n+1)=4.363146e+001; krok(n+1)=6.429293e-006; ng(n+1)=3.052574e+002;
n=290; farx(n+1)=3.444240e+000; foe(n+1)=4.360590e+001; krok(n+1)=1.572983e-005; ng(n+1)=2.359801e+002;
n=291; farx(n+1)=3.458195e+000; foe(n+1)=4.358052e+001; krok(n+1)=6.418212e-006; ng(n+1)=3.029525e+002;
n=292; farx(n+1)=3.439587e+000; foe(n+1)=4.355529e+001; krok(n+1)=1.573332e-005; ng(n+1)=2.344680e+002;
n=293; farx(n+1)=3.453336e+000; foe(n+1)=4.353031e+001; krok(n+1)=6.418212e-006; ng(n+1)=3.005890e+002;
n=294; farx(n+1)=3.434973e+000; foe(n+1)=4.350550e+001; krok(n+1)=1.572983e-005; ng(n+1)=2.332772e+002;
n=295; farx(n+1)=3.448549e+000; foe(n+1)=4.348082e+001; krok(n+1)=6.399779e-006; ng(n+1)=2.991887e+002;
n=296; farx(n+1)=3.430549e+000; foe(n+1)=4.345631e+001; krok(n+1)=1.568168e-005; ng(n+1)=2.318268e+002;
n=297; farx(n+1)=3.443877e+000; foe(n+1)=4.343211e+001; krok(n+1)=6.405073e-006; ng(n+1)=2.960535e+002;
n=298; farx(n+1)=3.426075e+000; foe(n+1)=4.340798e+001; krok(n+1)=1.572983e-005; ng(n+1)=2.305883e+002;
n=299; farx(n+1)=3.439298e+000; foe(n+1)=4.338398e+001; krok(n+1)=6.394006e-006; ng(n+1)=2.952807e+002;
n=300; farx(n+1)=3.421867e+000; foe(n+1)=4.336029e+001; krok(n+1)=1.556828e-005; ng(n+1)=2.295439e+002;

figure; semilogy(farx,'b'); hold on; semilogy(foe,'r'); xlabel('Iteracje'); ylabel('Earx, Eoe'); legend('Earx','Eoe'); title('Uczenie predyktora OE');
figure; subplot(2,1,1); semilogy(krok); xlabel('Iteracje'); ylabel('Krok');
subplot(2,1,2); semilogy(ng); xlabel('Iteracje'); ylabel('Norma gradientu');
Earx=farx(n+1)
Eoe=foe(n+1)
